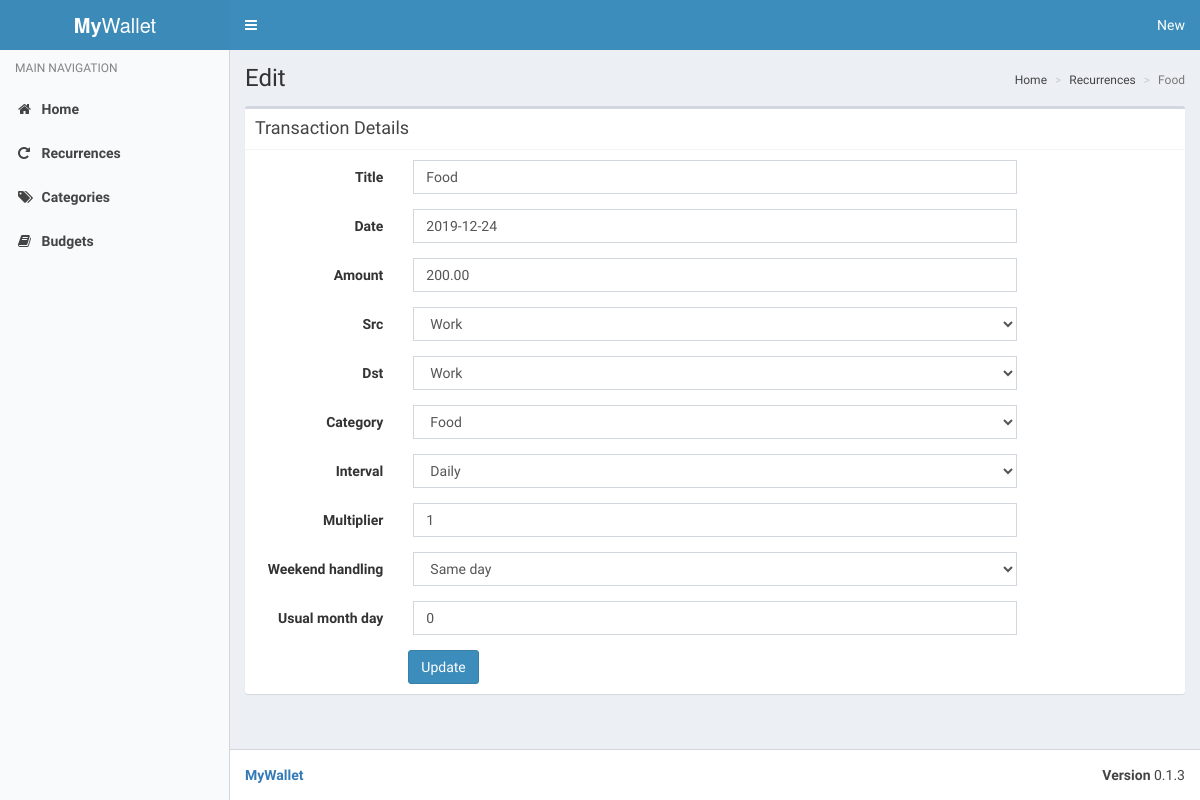
Before: /recurrences/1/update/ (signed in) with the older database file.
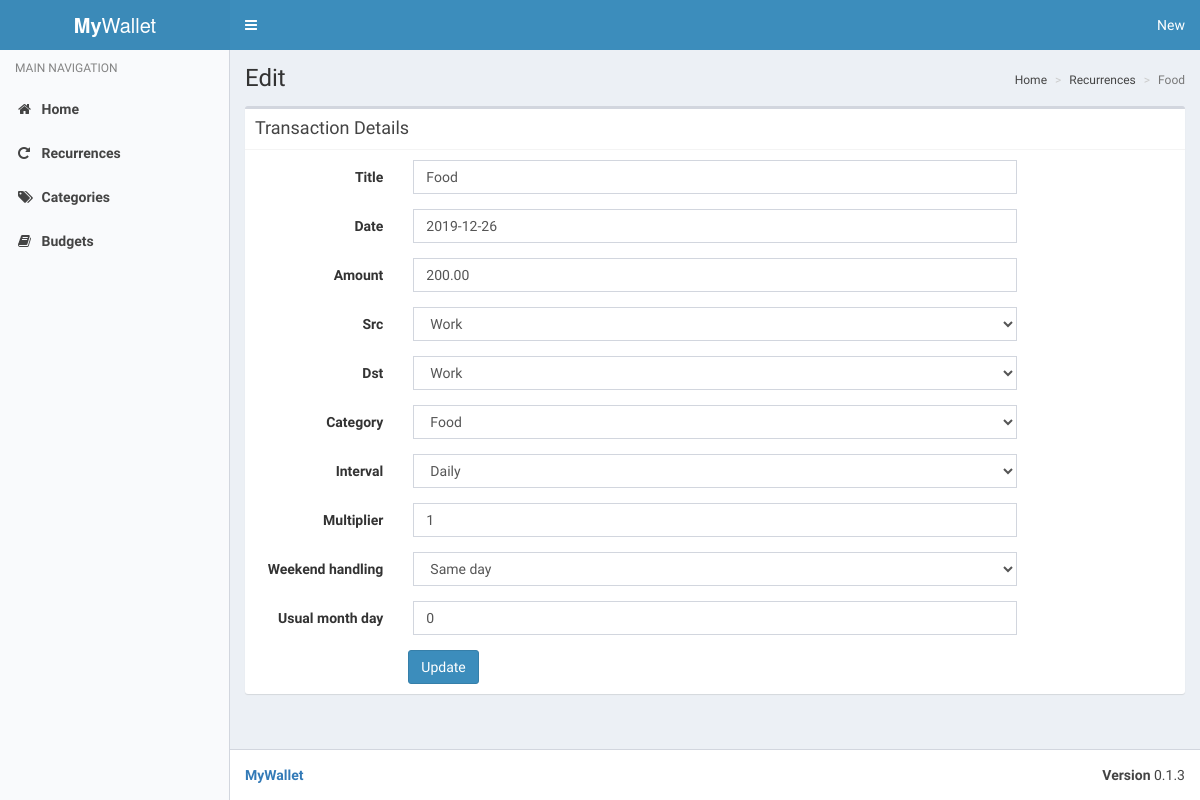
After: the same page with the newer database file.
### MyWallet/models.py (models this page shows, shortened)
class RecurringTransaction(models.Model):
    DISABLED = 0
    MONTHLY = 1
    QUARTERLY = 2
    BIANNUALLY = 3
    ANNUALLY = 4
    WEEKLY = 5
    DAILY = 6
    RECCURENCE_OPTIONS = (
        (DISABLED, _('Disabled')),
        (DAILY, _('Daily')),
        (WEEKLY, _('Weekly')),
        (MONTHLY, _('Monthly')),
        (QUARTERLY, _('Quarterly')),
        (BIANNUALLY, _('Biannually')),
        (ANNUALLY, _('Annually'))
        )
    SAME_DAY = 0
    PREVIOUS_WEEKDAY = 1
    NEXT_WEEKDAY = 2
    SKIP = 3
    WEEKEND_SKIPPING = (
        (SKIP, _('Skip recurrence')),
        (SAME_DAY, _('Same day')),
        (PREVIOUS_WEEKDAY, _('Previous weekday')),
        (NEXT_WEEKDAY, _('Next weekday'))
    )
    class Meta:
        ordering = ['date']
    objects = RecurringTransactionManager()
    title = models.CharField(max_length=64)
    amount = models.DecimalField(max_digits=10, decimal_places=2)
    usual_month_day = models.PositiveIntegerField(default=0)
    date = models.DateField()
    src = models.ForeignKey(Account, models.CASCADE)
    dst = models.ForeignKey(Account, models.CASCADE,
                            related_name='opposing_recurring_transactions')
    interval = models.IntegerField(choices=RECCURENCE_OPTIONS)
    transaction_type = models.IntegerField(choices=Transaction.TRANSACTION_TYPES[:3])
    category = models.ForeignKey(Category, models.SET_NULL, null=True, blank=True)
    last_modified = models.DateTimeField(auto_now=True)
    multiplier = models.PositiveIntegerField(default=1)
    weekend_handling = models.IntegerField(default=SAME_DAY, choices=WEEKEND_SKIPPING)

### MyWallet/views/recurrences.py (the view)
# urls.py: path('recurrences/<int:pk>/update/', recurrence_views.RecurrenceUpdateView.as_view(),
class RecurrenceUpdateView(LoginRequiredMixin, generic.edit.UpdateView):
    form_class = RecurringTransactionForm
    model = RecurringTransaction
    success_url = reverse_lazy('recurrences')

### MyWallet/forms.py (shortened to what this page needs)
class RecurringTransactionForm(forms.ModelForm):
    class Meta:
        model = models.RecurringTransaction
        fields = ['title', 'date', 'amount', 'src', 'dst', 'category',
                  'interval', 'multiplier', 'weekend_handling', 'usual_month_day']

### MyWallet/models.py (called while the page is built)
    def __str__(self):
        return self.name

    def __str__(self):
        return self.name

### MyWallet/templates/MyWallet/recurringtransaction_form.html (shortened to what this page needs)
{% extends 'MyWallet/base.html' %}
{% load i18n %}
{% load static %}
{% load widget_tweaks %}
{% block content_header %}
<h1>
</h1>
<ol class="breadcrumb">
  <li><a href="/">{% trans 'Home' %}</a></li>
  <li><a href="{% url 'recurrences' %}">{% trans 'Recurrences' %}</a></li>
  <li class="active">{% if object %}{{ object.title|title }}{% else %}{% trans 'New' %}{% endif %}</li>
</ol>
{% endblock %}
{% block content %}
<div class="box">
  <div class="box-header with-border">
  <h3 class="box-title">{% trans 'Transaction Details' %}</h3>
</div>
<div class="box-body">
    <form method="post" class="form-horizontal">
      {% for field in form %}
        <div class="form-group{% if field.errors %} has-error{% endif %}">
          {% if field|widget_type != "checkboxinput" %}
          <label class="col-sm-2 control-label" for="{{ field.id_for_label }}">{{ field.label }}
          </label>
          <div class="col-sm-8">
          {{ field|add_class:"form-control" }}
          {% endif %}
        </div>
        </div>
      {% endfor %}
      <button type="submit" class="btn btn-primary col-md-offset-2">{% if object %}{% trans 'Update' %}{% else %}{% trans 'Create' %}{% endif %}</button>
    </form>
</div>
</div>
{% endblock %}
{% block stylesheets %}
<link rel="stylesheet" href="{% static 'vendor/css/bootstrap-datepicker.min.css' %}">
{% endblock %}

Changed rows visible on the page:
changed RecurringTransaction "Edit": date "2019-12-24" → "2019-12-26"
